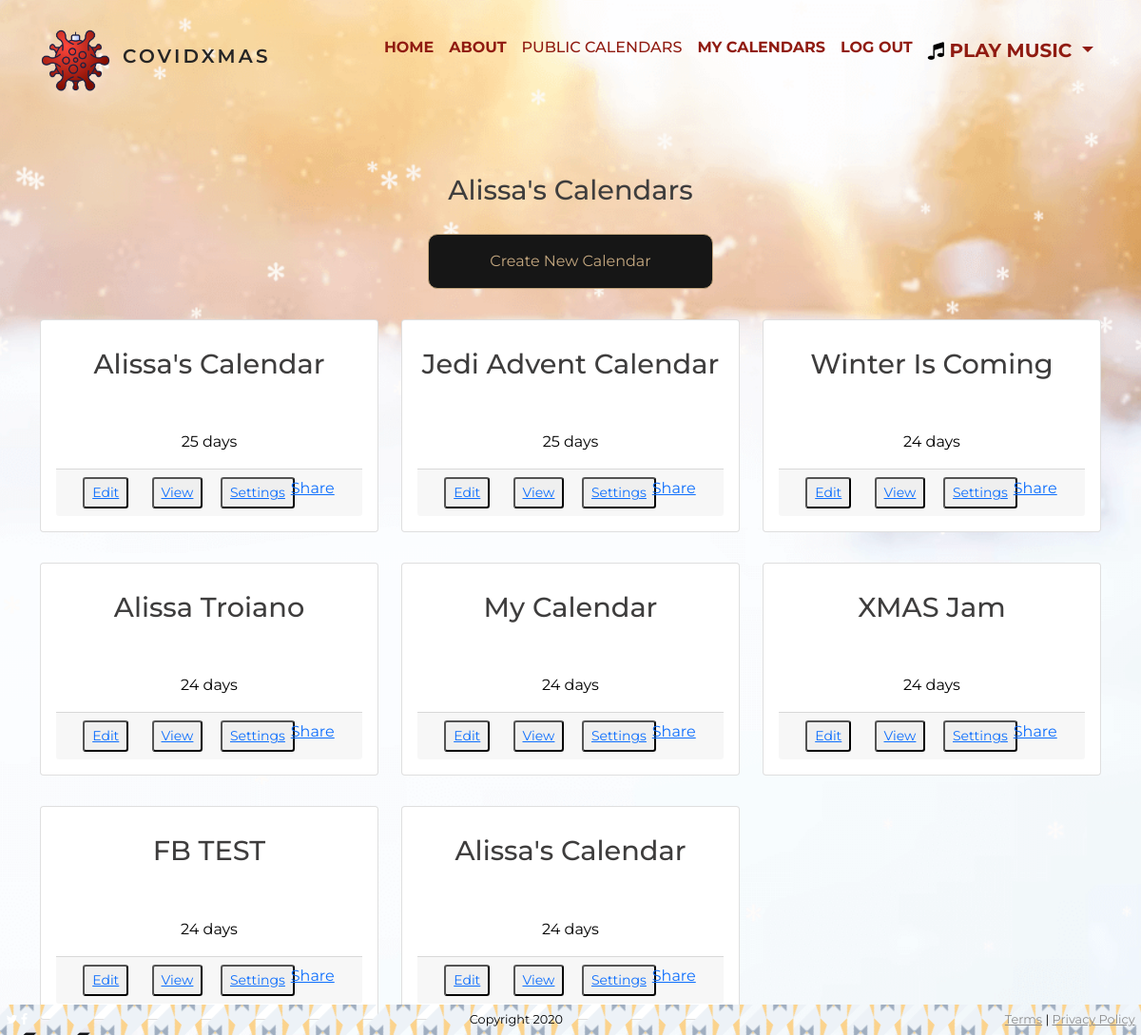
Screenshot of /dates/view_calendars/ (signed in) with the database file from the repository.
### dates/models.py (models this page shows, shortened)
class Calendar(models.Model):
    user = models.ForeignKey(User, related_name='calendars', on_delete=models.CASCADE)
    unique_id = models.UUIDField(default=uuid.uuid4, max_length=100, unique=True, primary_key=True)
    name = models.CharField(max_length=254)
    days = models.IntegerField(default=0, choices=DAYS)
    year = models.IntegerField(default=2021, choices=YEARS)
    is_public = models.BooleanField(default=False)

### dates/views.py (the view)
# urls.py: path('view_calendars/', view_calendars, name='view_calendars'),
@login_required
def view_calendars(request):
    calendars = Calendar.objects.filter(user=request.user)
    return render(request, 'view_calendars.html', {'calendars': calendars})

### dates/templates/view_calendars.html
{% extends 'base_template.html' %}
{% block content %}
<section class="calendar">
	<div class="container">
		<div class="row">
			<div class="col-12 mt-3 pt-3">
				<h1 class="text-center">{{ user|title }}'s Calendars</h1>
			</div>
		</div>
		<div class="row">
			<div class="col-12 text-center">
				<a role="button" class="btn btn-primary" href="{% url 'create_calendar' %}">Create New Calendar</a>
			</div>
		</div>
		<div class="row">
			{% if user.calendars %}
			{% for calendar in calendars %}
			<div class="col-xs-8 col-md-4 my-3">
				<div class="card">
					<div class="card-title">
						<h1>{{ calendar.name }}</h1>
					</div>
					<div class="card-body">
						<div class="row text-center">
							<div class="col-12">
								<p>{{ calendar.days }} days</p>
							</div>
						</div>
						<div class="card-footer">
							<div class="row justify-content-center text-center d-inline-block">
								<div class="col-12">
                                    <div class="container m-0 p-0">
                                        <div class="row m-0 p-0">
                                            <div class="col-lg-3">
                                                <button class="btn-sm">
												<a class=""
													href="{% url 'edit_dates' calendar_id=calendar.unique_id %}">Edit
												</a></button>
                                            </div>
                                            <div class="col-lg-3">
                                                <button class="btn-sm">
                                                    <a role="button"
                                                        href="{% url 'calendar' calendar_id=calendar.unique_id %}">View</a>
                                                </button>
                                            </div>
                                            <div class="col-lg-3">
                                                <button class="btn-sm">
                                                    <a role="button"
                                                        href="{% url 'settings' calendar_id=calendar.unique_id %}">Settings</a>
                                                </button>
                                            </div>
                                            <div class="col-lg-3">
                                                <div class="fb-share-button"
												    data-href="{% url 'calendar' calendar_id=calendar.unique_id %}"
												    data-layout="button" data-size="small">
												<a target="_blank"
													href="{% url 'calendar' calendar_id=calendar.unique_id %}"
													class="fb-xfbml-parse-ignore">Share</a>
											</div>
                                            </div>
                                        </div>
                                    </div>
								</div>
							</div>
						</div>
					</div>
				</div>
			</div>
			{% endfor %}
			{% endif %}
		</div>
	</div>
</section>
{% endblock %}

### assets/css/_variables.css (style rules this page uses)
:root { --background-colour: #8e8989; --menu-colour: #3e3d3d; --primary-colour: #901B11; --primary-colour-hover: #052e12; --nav-colour: #262525; --background-dark: rgba(0, 0, 0, 0.5); --overlay: rgba(144, 27, 17, 0.5); }

### assets/css/_base.css (style rules this page uses)
* { color: black; font-family: 'Montserrat', sans-serif; margin: 0; padding: 0; box-sizing: border-box; }
body { background: url(../images/flakes3.png); background-size: cover; background-repeat: no-repeat; background-position: center; min-height: 100vh; width: 100%; position: relative; }

### assets/css/_typography.css (style rules this page uses)
h1, h2, h3, h4 { font-family: 'Risque', cursive; }
h1 { font-size: 1.8em; margin-top: 1em; margin-bottom: 1em; color: var(--menu-colour); }

### assets/css/_flakes.css (style rules this page uses)
.btn { background-color: #161616; border-radius: 10px; color: #c5a880; border: 1px solid #c5a880; padding: 16px; width: 300px; margin-bottom: 16px; line-height: 1.5; cursor: pointer; }

### assets/css/_viewcalendar.css (style rules this page uses)
h1 { font-family: 'Montserrat', sans-serif; }
.card-title { text-align: center; }
.card-body { text-align: center; }

### rows the page displays
Calendar: name "Alissa's Calendar", days "25"
Calendar: name "Jedi Advent Calendar", days "25"
Calendar: name "Winter Is Coming", days "24"
Calendar: name "Alissa Troiano", days "24"
Calendar: name "My Calendar", days "24"
Calendar: name "XMAS Jam", days "24"
Calendar: name "FB TEST", days "24"
Calendar: name "Alissa's Calendar", days "24"

### other values shown
{{ user|title }} "Alissa"
